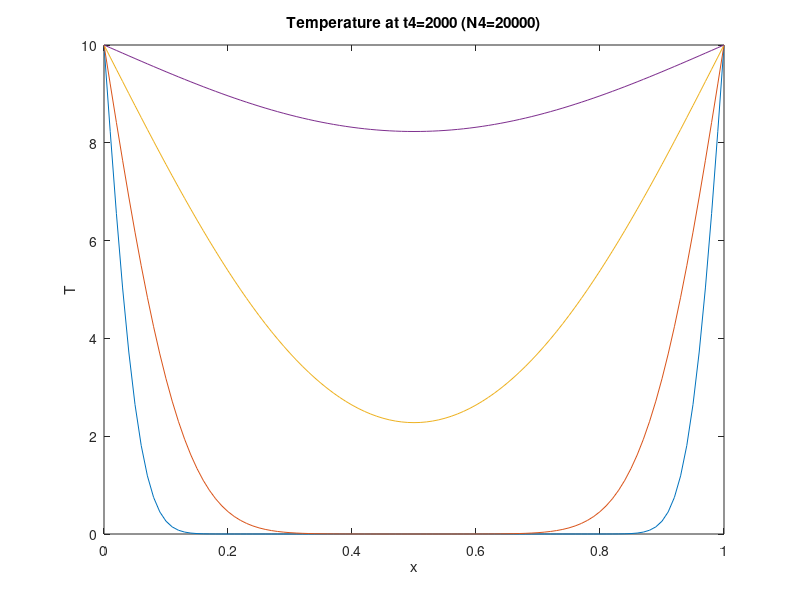

Reproduce this figure in MATLAB.
% 1D Parabolic Diffusion Equation - Tt = a*Txx
% This code solves a specified 1D Partial Differential Diffusion Equation by using
% the explicit FTCS method. 

clc
clear

%% Specified Problem Data
a=10^(-4);
L=1; % Length of 1D direction
Dx=0.01; % Space step
Nx=L/Dx; % Number of space steps
Dt=0.1;  % Time step
Nt=20000; % Number of time steps 
s=a*Dt/(Dx^2); % s parameter

disp('The s parameter is')
disp(s)

%% Initialisation
T=zeros(Nx+1,Nt+1);
x=zeros(Nx+1,1);
t=zeros(Nt+1,1);

% The initial condition
for i=1:(Nx+1)
    T(i,1)=0;      % T(x,0)=0
    x(i)=(i-1)*Dx; % calculation of x vector
end

% The boundary conditions
for n=1:(Nt+1)
    T(1,n)=10;     % T(0,t)=10 
    T(Nx+1,n)=10;  % T(1,t)=10
    t(n)=(n-1)*Dt; % calculation of t vector
end

%% Implementation of the FTCS method
for n=1:Nt
    for i=2:Nx
        T(i,n+1)=s*T(i+1,n)+(1-2*s)*T(i,n)+s*T(i-1,n);
    end
end

%% Graphical representation at different selected times
figure(1)
plot(x,T(:,Nt/200+1))
title('Temperature at t1=10 (N1=100)')
xlabel('x')
ylabel('T')
hold on

plot(x,T(:,Nt/40+1))
title('Temperature at t2=50 (N2=500)')
xlabel('x')
ylabel('T')

plot(x,T(:,Nt/4+1))
title('Temperature at t3=500 (N3=5000)')
xlabel('x')
ylabel('T')
ylim([0 inf])

plot(x,T(:,Nt+1))
title('Temperature at t4=2000 (N4=20000)')
xlabel('x')
ylabel('T')
ylim([0 inf])
hold off








